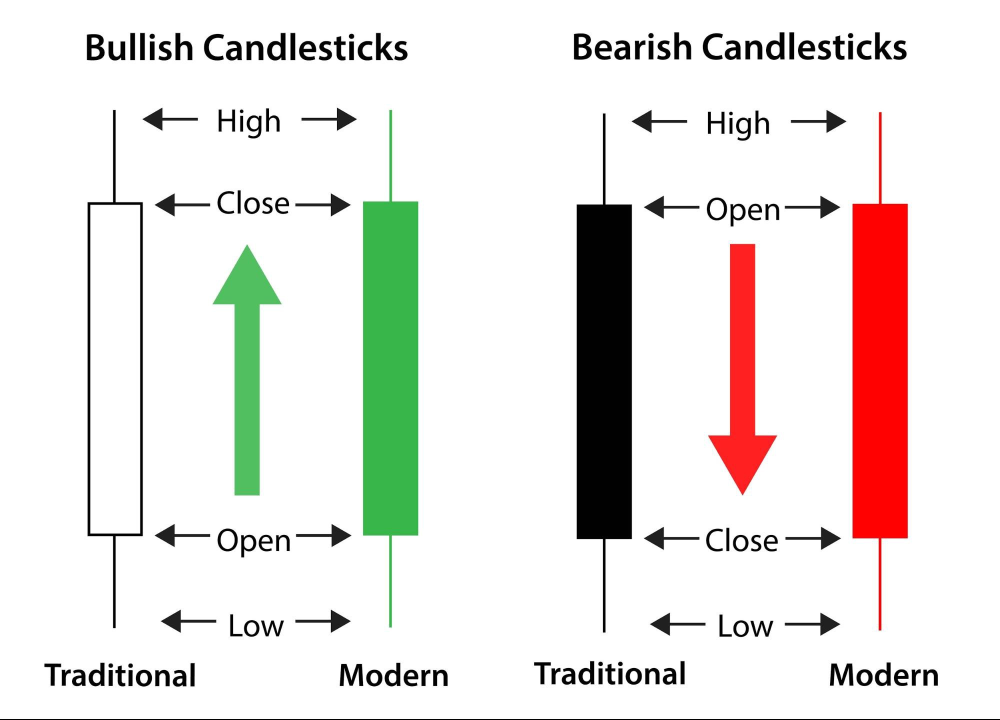
#> input picture _site/images/high-open-low-close.jpeg, 1999 x 1439 px (shown at 1/2 size)
$ python resize.py ../../_site/images/high-open-low-close.jpeg 100   (older library calls are emulated)
#> lines starting #> are read from the running program, lines starting #| are printed output that depends on the picture
"""
Resize an image keeping the aspect ratio
taking only a width as parameter
then convert it to webp (quality 60)
and save it in the same folder.
"""

import os
import sys
from PIL import Image

def resize_image(image_path, width):
#> called with width = 100
    image = Image.open(image_path)
#> image is the input picture: PIL image 1999x1439 RGB; mean R, G, B 233.1, 228.8, 225.1
    height = int(width * image.size[1] / image.size[0])
#> height = 71
    resized_image = image.resize((width, height), Image.ANTIALIAS)
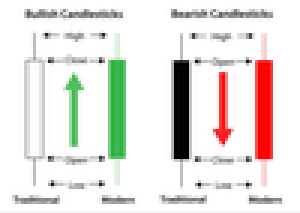
#> resized_image: PIL image 100x71 RGB (shown 3 times larger); mean R, G, B 232.3, 228, 224.2
    resized_image.save(image_path, optimize=True, quality=100)

def convert_image_to_webp(image_path):
    image = Image.open(image_path)
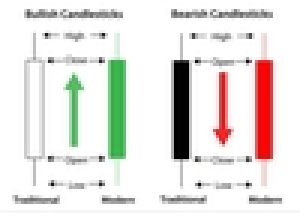
#> image: PIL image 100x71 RGB (shown 3 times larger); mean R, G, B 231.2, 227.8, 224.2
    image.save(image_path + '.webp', 'WEBP', quality=60)

if __name__ == '__main__':
    if len(sys.argv) != 3:
        print('Usage: python resize.py image_path width')
        sys.exit(1)
    image_path = sys.argv[1]
    width = int(sys.argv[2])
    resize_image(image_path, width)
    convert_image_to_webp(image_path)
